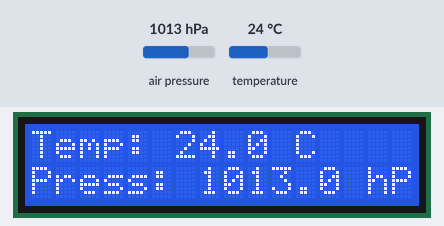
Simulated run of this program. Board: Arduino Uno, built with avr-gcc and run on an emulated ATmega328P. Parts: 16×2 character LCD. The test bench sets the inputs (shaded band); at power-on: air pressure 1013 hPa, temperature 24 °C.

Above: at 1.2 s.
1.3 s: air pressure set to 952 hPa
At 3.3 s:
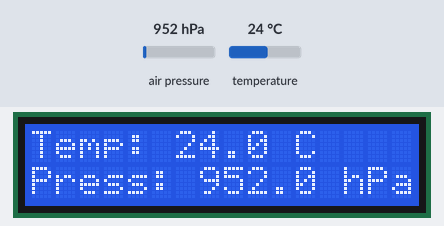
3.6 s: temperature set to 12 °C
At 5.4 s:
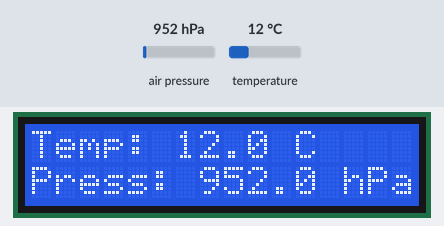
5.7 s: air pressure set to 975 hPa
At 7.1 s:
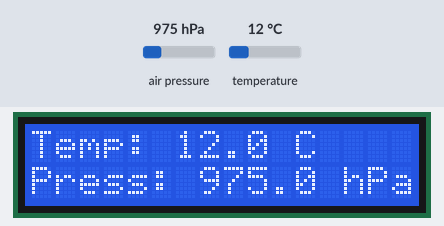
7.8 s: temperature set to 19 °C
At 8.9 s:
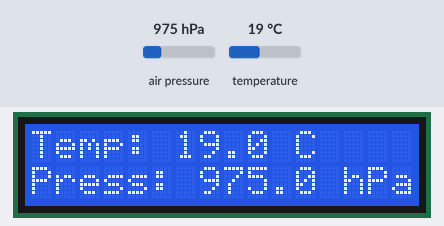
Timing chart, 0 to 10.8 s (numbered marks = the images above; inputs shaded):
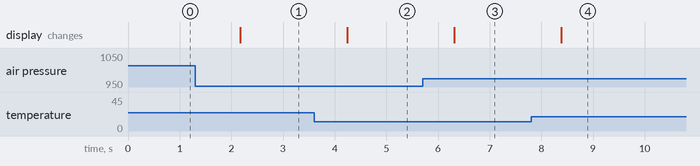

The program:

main.cpp
```cpp
#include <Arduino.h>
#include <Wire.h>
#include <LiquidCrystal_I2C.h>
#include <Adafruit_BMP085.h>

LiquidCrystal_I2C lcd(0x27, 16, 2);
Adafruit_BMP085 bmp;

void setup() {
    Wire.begin();

    lcd.init();
    lcd.backlight();

    if (!bmp.begin()) {
        lcd.setCursor(0, 0);
        lcd.print("BMP180 error");
        while (1) {}
    }
}

void loop() {
    float temperature = bmp.readTemperature();
    float pressure = bmp.readPressure() / 100.0;

    lcd.setCursor(0, 0);
    lcd.print("Temp: ");
    lcd.print(temperature, 1);
    lcd.print(" C  ");

    lcd.setCursor(0, 1);
    lcd.print("Press: ");
    lcd.print(pressure, 1);
    lcd.print(" hPa ");

    delay(1000);
}
```

Measured:
- after the input at 1.3 s, the display: changes after 0.87 s (image 1)
- after the input at 3.6 s, the display: changes after 0.65 s (image 2)
- after the input at 5.7 s, the display: changes after 0.62 s (image 3)
- after the input at 7.8 s, the display: changes after 0.59 s (image 4)
